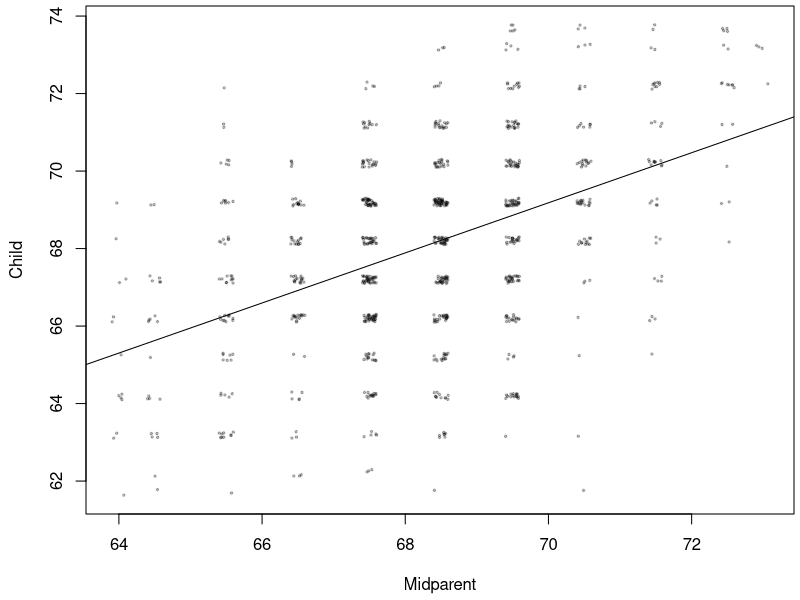
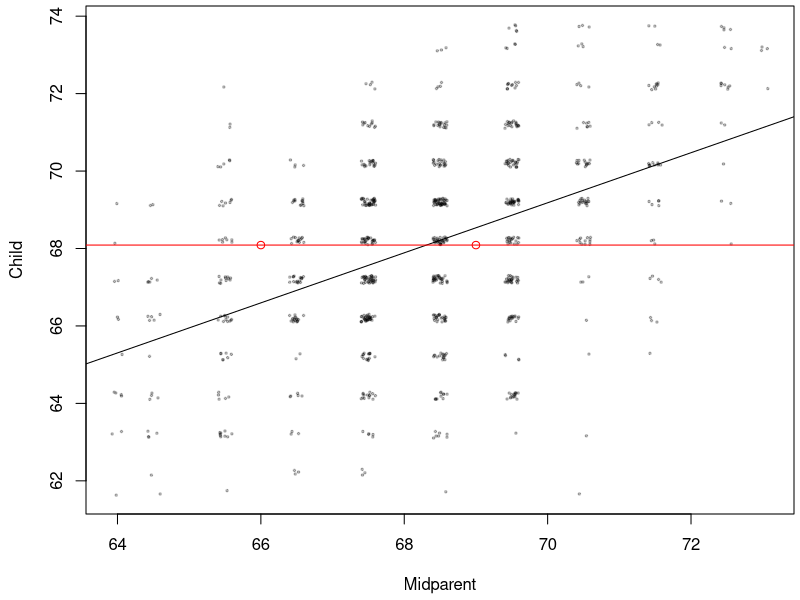
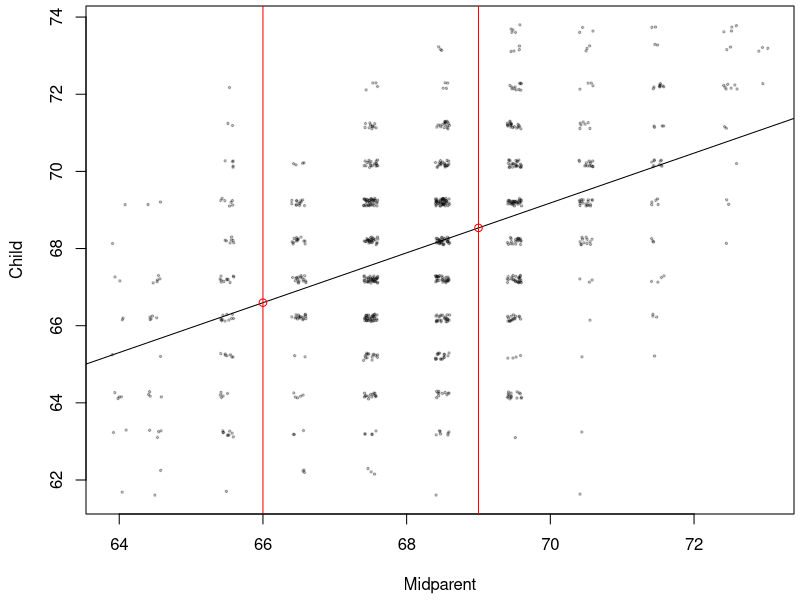

R code for these plots, in order:
galton <- read.csv("Galton.csv")

pdf(file='galton.pdf', width=3, height=2, pointsize=10)
par(mar=c(4,4,0,0)+.3)
with(galton, plot(jitter(Midparent),jitter(Child), pch=20, cex=.5, col=adjustcolor('black',.25), xlab='Midparent', ylab='Child') )
with(galton, abline( lm( Child ~ Midparent ) ) )
dev.off()

pdf(file='galton-mean.pdf', width=3, height=2, pointsize=10)
par(mar=c(4,4,0,0)+.3)
with(galton, plot(jitter(Midparent),jitter(Child), pch=20, cex=.5, col=adjustcolor('black',.25), xlab='Midparent', ylab='Child') )
with(galton, abline( lm( Child ~ Midparent ) ) )
abline(h=mean(galton$Child), col='red')
points( c(66,69), rep( mean(galton$Child), 2) , col='red' )
dev.off()

pdf(file='galton-pred.pdf', width=3, height=2, pointsize=10)
par(mar=c(4,4,0,0)+.3)
with(galton, plot(jitter(Midparent),jitter(Child), pch=20, cex=.5, col=adjustcolor('black',.25), xlab='Midparent', ylab='Child') )
with(galton, abline( lm( Child ~ Midparent ) ) )
abline(v=c(66,69), col='red')
points( c(66,69), predict( lm( Child ~ Midparent, data=galton ), newdata=list(Midparent=c(66,69)) ), col='red' )
dev.off()
